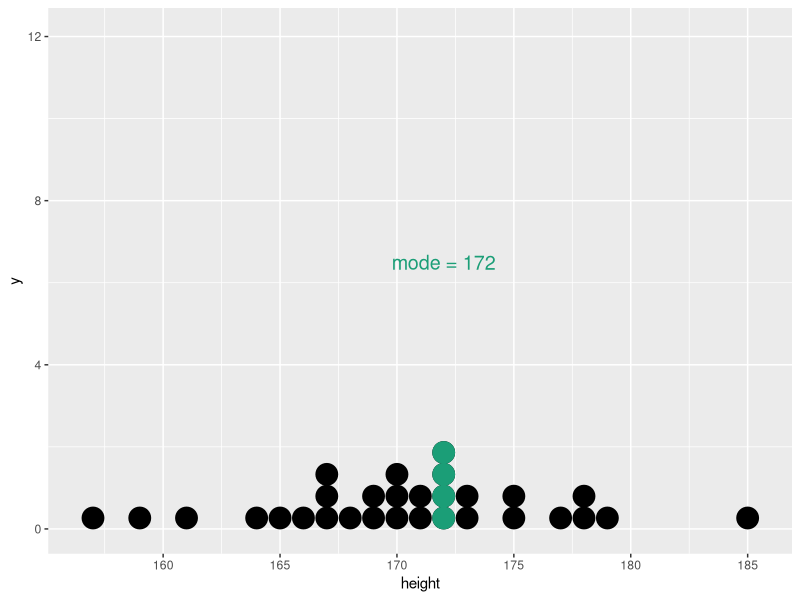
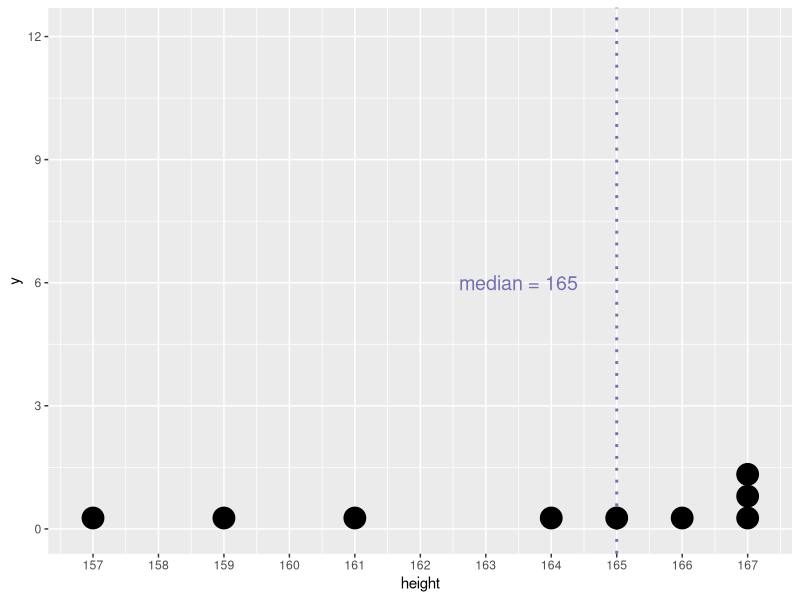
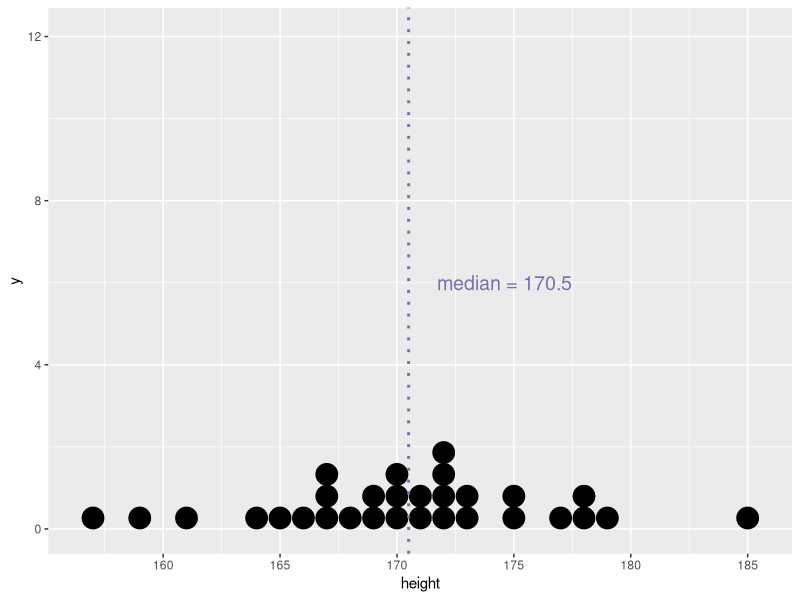
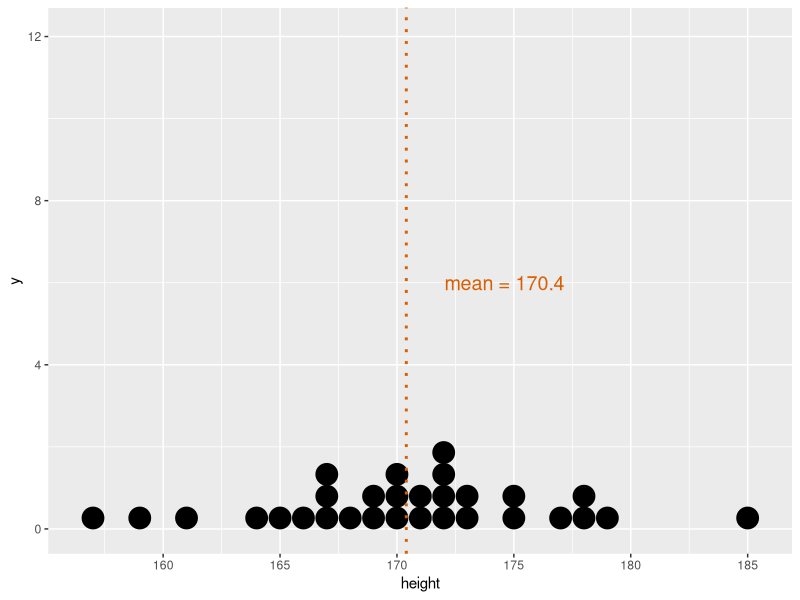
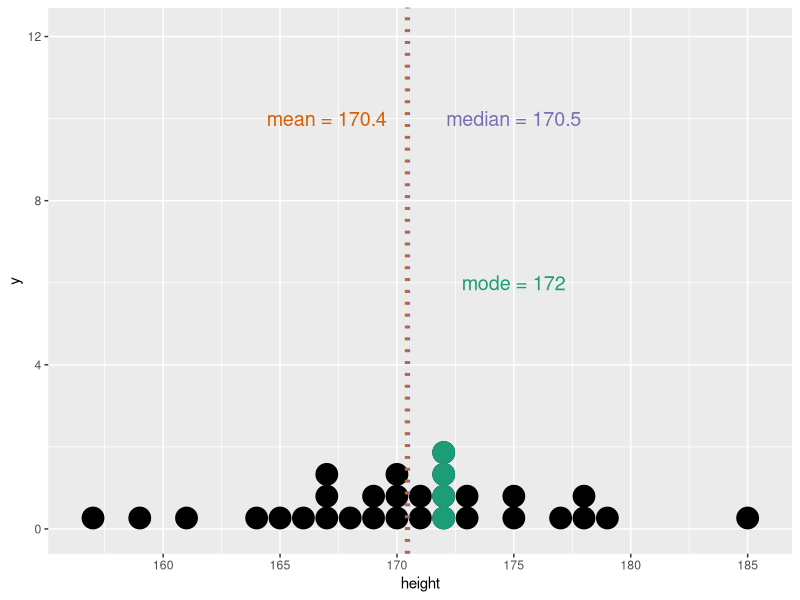
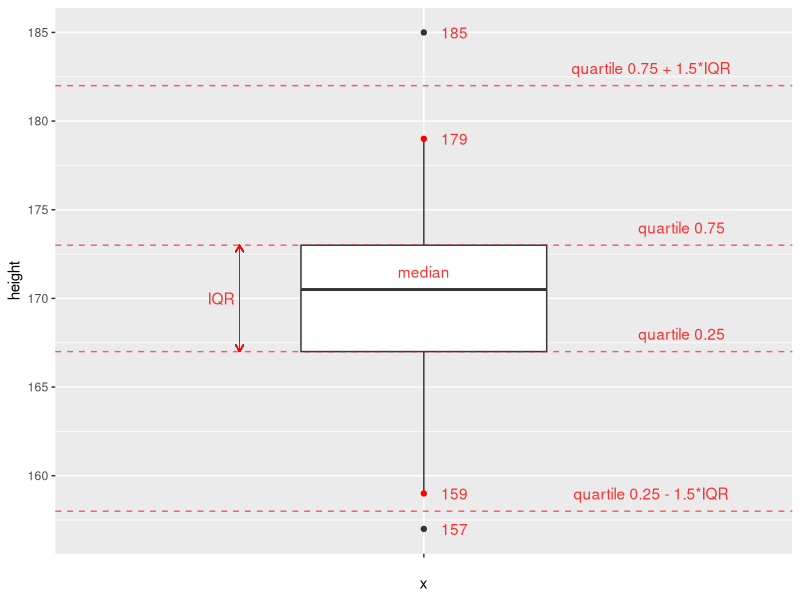
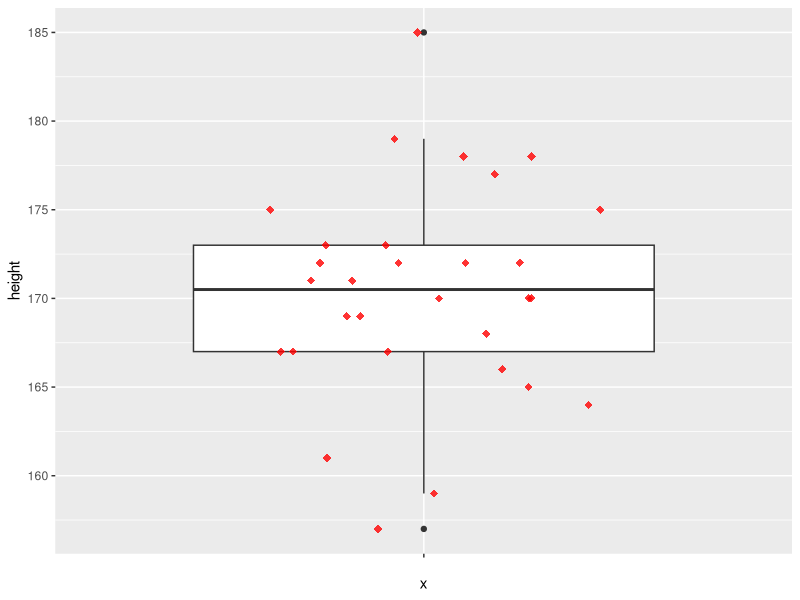
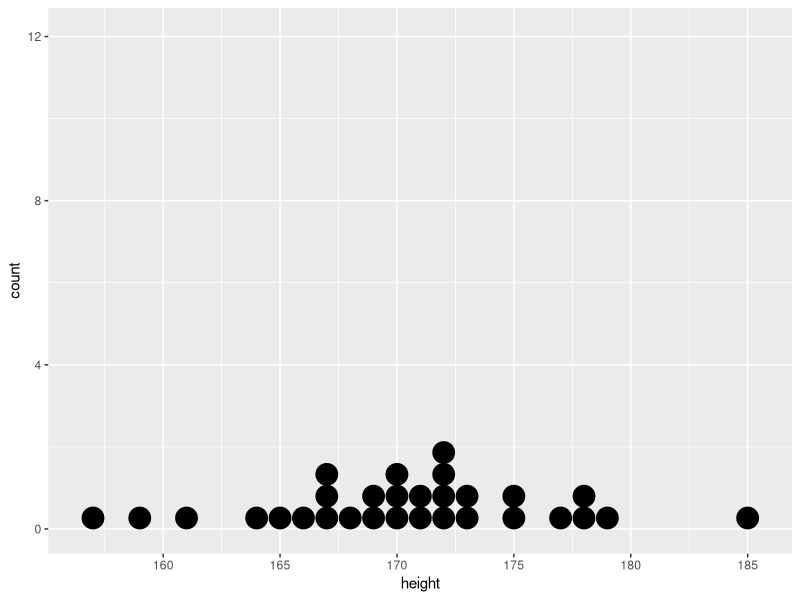

Write the R code that produced these figures, in order.
## ---- chunk 1
library(ggplot2)
library(dplyr)
knitr::opts_chunk$set(echo = FALSE, message = F, warning = F)
## ---- chunk 2
# fig.height - размер изображение после knit'a
# цвета для графиков взяты здесь http://colorbrewer2.org/
a <- c(157, 159, 161, 164, 165, 166, 167, 167, 167, 168,
       169, 169, 170, 170, 170, 171, 171, 172, 172, 172,
       172, 173, 173, 175, 175, 177, 178, 178, 179, 185)
d <- data.frame(height = a)                 # основные данные
d_mode <- data.frame(height = rep(172, 4))
g <- ggplot() +
  geom_dotplot(data = d, aes(height)) +
  scale_x_continuous(breaks = seq(155, 190, 5)) +
  scale_y_continuous(limits = c(0, 12.1),    # 12.1 - найдено методом математического подгона
                     breaks = seq(0, 12, 4))
g + geom_dotplot(data = d_mode, aes(height), color = "#1b9e77", fill = "#1b9e77") +
  annotate("text", x = 172, y = 6.5,
           label = "mode = 172", size = 5, color = "#1b9e77")
## ---- chunk 3
d_sml <- d %>% slice(1:9)
ggplot(d_sml, aes(height)) +
  geom_vline(data = d_sml, aes(xintercept = median(height)),
             color = "#7570b3", linetype = "dotted", size = 1) +
  geom_dotplot() +
  scale_x_continuous(breaks = seq(155, 168, 1)) +
  scale_y_continuous(limits = c(0, 12.1),
                     breaks = seq(0, 12, 3)) +
  annotate("text", x = 163.5, y = 6,
           label = "median = 165", color = "#7570b3", size = 5)
## ---- chunk 4
g + geom_vline(data = d, aes(xintercept = median(height)),
             color = "#7570b3", linetype = "dotted", size = 1) +
  annotate("text", x = 174.6, y = 6,
           label = "median = 170.5", size = 5, color = "#7570b3")
## ---- chunk 5
g + geom_vline(data = d, aes(xintercept = mean(height)),
             color = "#d95f02", linetype = "dotted", size = 1) +
  annotate("text", x = 174.6, y = 6,
           label = "mean = 170.4", size = 5, color = "#d95f02")
## ---- chunk 6
g + geom_dotplot(data = d_mode, aes(height), color = "#1b9e77", fill = "#1b9e77") +
  geom_vline(data = d, aes(xintercept = mean(height)),
             color = "#d95f02", linetype = "dotted", size = 1) +
  geom_vline(data = d, aes(xintercept = median(height)),
             color = "#7570b3", linetype = "dotted", size = 1) +
  annotate("text",
           x = c(175, 167, 175),
           y = c(6, 10, 10),
           label = c("mode = 172","mean = 170.4", "median = 170.5"),
           size = 5,
           color = c("#1b9e77", "#d95f02", "#7570b3"))
## ---- chunk 7
x <- c(1, 5, 2, 7, 1, 9, 3, 8, 5, 9)
L <- length(x)   # кол-во элементов в выборке
M <- mean(x)     # среднее значение выборки
D <- sum((x - M) ^ 2) / (L - 1) #  расчет дисперсии
sd <- sqrt(D)    # расчет стандартного отклонения
print(c(D, sd))  # вывод результатов
## ---- chunk 8
D <- var(x)     # расчет дисперсии
sd <- sd(x)     # расчет стандартного отклонения
print(c(D, sd)) # вывод результатов
## ---- chunk 9
quart_1 <- quantile(d$height, 0.25)
quart_3 <- quantile(d$height, 0.75)
iqr <- IQR(d$height)
ggplot(data = d) + 
  geom_boxplot(aes(x = "", y = height), width = 0.4) +
  geom_hline(yintercept = quart_1 - 1.5 * iqr,
             linetype = "dashed", color = "red", alpha = 0.6) +
  geom_hline(yintercept = quart_1,
             linetype = "dashed", color = "red", alpha = 0.6) +
  geom_hline(yintercept = quart_3,
             linetype = "dashed", color = "red", alpha = 0.6) +
  geom_hline(yintercept = quart_3 + 1.5 * iqr,
             linetype = "dashed", color = "red", alpha = 0.6) +
  annotate("text", x = 1.42, y = quart_1 + 1, 
           label = "quartile 0.25", color = "red", alpha = 0.8) +
  annotate("text", x = 1.42, y = quart_3 + 1, 
           label = "quartile 0.75", color = "red", alpha = 0.8) + 
  annotate("text", x = 1, y = 171.5, 
           label = "median", color = "red", alpha = 0.8) +
  annotate("text", x = 1.37, y = quart_1 - 1.5 * iqr + 1, 
           label = "quartile 0.25 - 1.5*IQR", color = "red", alpha = 0.8) + 
  annotate("text", x = 1.37, y = quart_3 + 1.5 * iqr + 1, 
           label = "quartile 0.75 + 1.5*IQR", color = "red", alpha = 0.8) +
  geom_segment(aes(x = 0.7, xend = 0.7, y = quart_1, yend = quart_3),
               color = "red", arrow = arrow(length = unit(0.2, "cm")), size = 0.3) +
  geom_segment(aes(x = 0.7, xend = 0.7, y = quart_3, yend = quart_1),
               color = "red", arrow = arrow(length = unit(0.2, "cm")), size = 0.3) +
  annotate("text", x = 0.67, y = 170, 
           label = "IQR", color = "red", alpha = 0.8) +
  geom_point(data = data.frame(height = c(159, 179)), 
             aes(x = "", y = height), 
             color = "red") +
  annotate("text", x = 1.05, y = 159, label = "159", color = "red", alpha = 0.8) +
  annotate("text", x = 1.05, y = 179, label = "179", color = "red", alpha = 0.8) +
  annotate("text", x = 1.05, y = 185, label = "185", color = "red", alpha = 0.8) +
  annotate("text", x = 1.05, y = 157, label = "157", color = "red", alpha = 0.8)
  
## ---- chunk 10
ggplot(data = d, aes(x = "", y = height)) + 
  geom_boxplot() +
  geom_jitter(position = position_jitter(width = 0.3, height = 0),
              shape = 18, 
              color = "red", 
              alpha = 0.8, 
              size = 2.5)
## ---- chunk 11
g
